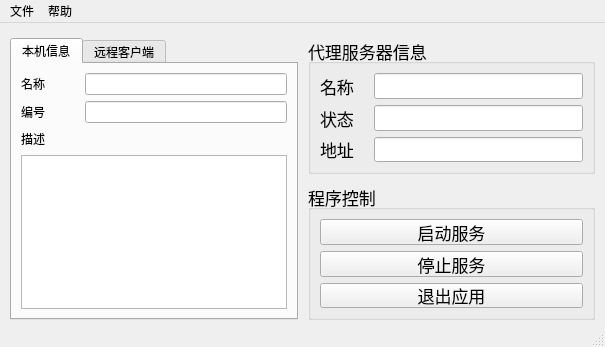
<?xml version="1.0" encoding="UTF-8"?>
<ui version="4.0">
 <class>MainFormUI</class>
 <widget class="QMainWindow" name="MainFormUI">
  <property name="geometry">
   <rect>
    <x>0</x>
    <y>0</y>
    <width>605</width>
    <height>347</height>
   </rect>
  </property>
  <property name="minimumSize">
   <size>
    <width>605</width>
    <height>347</height>
   </size>
  </property>
  <property name="maximumSize">
   <size>
    <width>605</width>
    <height>347</height>
   </size>
  </property>
  <property name="windowTitle">
   <string>微软远程桌面——内网穿透助手 Mac版</string>
  </property>
  <widget class="QWidget" name="centralwidget">
   <layout class="QGridLayout" name="gridLayout_2">
    <property name="leftMargin">
     <number>10</number>
    </property>
    <property name="topMargin">
     <number>15</number>
    </property>
    <property name="rightMargin">
     <number>10</number>
    </property>
    <property name="bottomMargin">
     <number>5</number>
    </property>
    <property name="spacing">
     <number>10</number>
    </property>
    <item row="0" column="0" rowspan="2">
     <widget class="QTabWidget" name="tabWidget">
      <property name="minimumSize">
       <size>
        <width>0</width>
        <height>0</height>
       </size>
      </property>
      <property name="maximumSize">
       <size>
        <width>1010</width>
        <height>100101</height>
       </size>
      </property>
      <property name="currentIndex">
       <number>0</number>
      </property>
      <widget class="QWidget" name="tabLocal">
       <attribute name="title">
        <string>本机信息</string>
       </attribute>
       <layout class="QGridLayout" name="gridLayout">
        <item row="0" column="0">
         <layout class="QHBoxLayout" name="horizontalLayout">
          <property name="spacing">
           <number>40</number>
          </property>
          <item>
           <widget class="QLabel" name="label">
            <property name="text">
             <string>名称</string>
            </property>
           </widget>
          </item>
          <item>
           <widget class="QLineEdit" name="lineEditLocalName">
            <property name="font">
             <font>
              <italic>true</italic>
             </font>
            </property>
            <property name="alignment">
             <set>Qt::AlignCenter</set>
            </property>
            <property name="readOnly">
             <bool>true</bool>
            </property>
           </widget>
          </item>
         </layout>
        </item>
        <item row="1" column="0">
         <layout class="QHBoxLayout" name="horizontalLayout_2">
          <property name="spacing">
           <number>40</number>
          </property>
          <item>
           <widget class="QLabel" name="label_2">
            <property name="text">
             <string>编号</string>
            </property>
           </widget>
          </item>
          <item>
           <widget class="QLineEdit" name="lineEditClientID">
            <property name="font">
             <font>
              <weight>75</weight>
              <bold>true</bold>
             </font>
            </property>
            <property name="alignment">
             <set>Qt::AlignCenter</set>
            </property>
            <property name="readOnly">
             <bool>true</bool>
            </property>
           </widget>
          </item>
         </layout>
        </item>
        <item row="2" column="0">
         <layout class="QHBoxLayout" name="horizontalLayout_3">
          <item>
           <widget class="QLabel" name="label_3">
            <property name="text">
             <string>描述</string>
            </property>
           </widget>
          </item>
          <item>
           <spacer name="horizontalSpacer">
            <property name="orientation">
             <enum>Qt::Horizontal</enum>
            </property>
            <property name="sizeHint" stdset="0">
             <size>
              <width>40</width>
              <height>20</height>
             </size>
            </property>
           </spacer>
          </item>
         </layout>
        </item>
        <item row="3" column="0">
         <widget class="QPlainTextEdit" name="plainTextEditLocalDescription">
          <property name="readOnly">
           <bool>true</bool>
          </property>
         </widget>
        </item>
       </layout>
      </widget>
      <widget class="QWidget" name="tabRemoteClients">
       <attribute name="title">
        <string>远程客户端</string>
       </attribute>
       <layout class="QHBoxLayout" name="horizontalLayout_5">
        <item>
         <layout class="QVBoxLayout" name="verticalLayout_2">
          <property name="spacing">
           <number>10</number>
          </property>
          <property name="leftMargin">
           <number>0</number>
          </property>
          <property name="bottomMargin">
           <number>0</number>
          </property>
          <item>
           <widget class="QListWidget" name="listWidgetRemoteClients"/>
          </item>
          <item>
           <layout class="QHBoxLayout" name="horizontalLayout_4">
            <property name="spacing">
             <number>30</number>
            </property>
            <item>
             <widget class="QPushButton" name="pushButtonUpdateRemoteList">
              <property name="text">
               <string>更新</string>
              </property>
             </widget>
            </item>
            <item>
             <widget class="QPushButton" name="pushButtonControlConnection">
              <property name="text">
               <string>连接</string>
              </property>
             </widget>
            </item>
           </layout>
          </item>
         </layout>
        </item>
       </layout>
      </widget>
     </widget>
    </item>
    <item row="0" column="1">
     <widget class="QGroupBox" name="groupBox">
      <property name="font">
       <font>
        <pointsize>13</pointsize>
       </font>
      </property>
      <property name="title">
       <string>代理服务器信息</string>
      </property>
      <layout class="QVBoxLayout" name="verticalLayout">
       <item>
        <layout class="QHBoxLayout" name="horizontalLayout_6">
         <property name="spacing">
          <number>20</number>
         </property>
         <item>
          <widget class="QLabel" name="label_4">
           <property name="text">
            <string>名称</string>
           </property>
          </widget>
         </item>
         <item>
          <widget class="QLineEdit" name="lineEditServerName">
           <property name="font">
            <font>
             <weight>75</weight>
             <bold>true</bold>
            </font>
           </property>
           <property name="alignment">
            <set>Qt::AlignCenter</set>
           </property>
           <property name="readOnly">
            <bool>true</bool>
           </property>
          </widget>
         </item>
        </layout>
       </item>
       <item>
        <layout class="QHBoxLayout" name="horizontalLayout_7">
         <property name="spacing">
          <number>20</number>
         </property>
         <item>
          <widget class="QLabel" name="label_5">
           <property name="text">
            <string>状态</string>
           </property>
          </widget>
         </item>
         <item>
          <widget class="QLineEdit" name="lineEditConnectionStatus">
           <property name="font">
            <font>
             <weight>75</weight>
             <bold>true</bold>
            </font>
           </property>
           <property name="alignment">
            <set>Qt::AlignCenter</set>
           </property>
           <property name="readOnly">
            <bool>true</bool>
           </property>
          </widget>
         </item>
        </layout>
       </item>
       <item>
        <layout class="QHBoxLayout" name="horizontalLayout_8">
         <property name="spacing">
          <number>20</number>
         </property>
         <item>
          <widget class="QLabel" name="label_6">
           <property name="text">
            <string>地址</string>
           </property>
          </widget>
         </item>
         <item>
          <widget class="QLineEdit" name="lineEditHostName">
           <property name="font">
            <font>
             <weight>75</weight>
             <bold>true</bold>
            </font>
           </property>
           <property name="alignment">
            <set>Qt::AlignCenter</set>
           </property>
           <property name="readOnly">
            <bool>true</bool>
           </property>
          </widget>
         </item>
        </layout>
       </item>
      </layout>
     </widget>
    </item>
    <item row="1" column="1">
     <widget class="QGroupBox" name="groupBox_2">
      <property name="font">
       <font>
        <pointsize>13</pointsize>
       </font>
      </property>
      <property name="title">
       <string>程序控制</string>
      </property>
      <layout class="QHBoxLayout" name="horizontalLayout_9">
       <item>
        <layout class="QVBoxLayout" name="verticalLayout_3">
         <item>
          <widget class="QPushButton" name="pushButtonStartService">
           <property name="text">
            <string>启动服务</string>
           </property>
          </widget>
         </item>
         <item>
          <widget class="QPushButton" name="pushButtonStopService">
           <property name="text">
            <string>停止服务</string>
           </property>
          </widget>
         </item>
         <item>
          <widget class="QPushButton" name="pushButtonQuit">
           <property name="text">
            <string>退出应用</string>
           </property>
          </widget>
         </item>
        </layout>
       </item>
      </layout>
     </widget>
    </item>
   </layout>
  </widget>
  <widget class="QMenuBar" name="menubar">
   <property name="geometry">
    <rect>
     <x>0</x>
     <y>0</y>
     <width>605</width>
     <height>22</height>
    </rect>
   </property>
   <property name="contextMenuPolicy">
    <enum>Qt::ActionsContextMenu</enum>
   </property>
   <widget class="QMenu" name="menuFile">
    <property name="title">
     <string>文件</string>
    </property>
    <addaction name="actionEditServer"/>
    <addaction name="actionChangeServer"/>
    <addaction name="separator"/>
    <addaction name="actionEditLocalClient"/>
    <addaction name="actionSaveLocalClient"/>
   </widget>
   <widget class="QMenu" name="menuHelp">
    <property name="title">
     <string>帮助</string>
    </property>
    <addaction name="actionAboutQt5"/>
    <addaction name="actionAboutProgram"/>
   </widget>
   <addaction name="menuFile"/>
   <addaction name="menuHelp"/>
  </widget>
  <widget class="QStatusBar" name="statusbar"/>
  <action name="actionEditServer">
   <property name="text">
    <string>编辑代理服务器</string>
   </property>
   <property name="shortcut">
    <string>Ctrl+Shift+E</string>
   </property>
  </action>
  <action name="actionChangeServer">
   <property name="text">
    <string>更换代理服务器</string>
   </property>
   <property name="shortcut">
    <string>Ctrl+Shift+C</string>
   </property>
  </action>
  <action name="actionEditLocalClient">
   <property name="text">
    <string>编辑本机信息</string>
   </property>
   <property name="shortcut">
    <string>Ctrl+Shift+L</string>
   </property>
  </action>
  <action name="actionSaveLocalClient">
   <property name="text">
    <string>保存本机信息</string>
   </property>
   <property name="shortcut">
    <string>Ctrl+Shift+S</string>
   </property>
  </action>
  <action name="actionAboutQt5">
   <property name="text">
    <string>关于Qt 5</string>
   </property>
   <property name="shortcut">
    <string>Shift+Q</string>
   </property>
  </action>
  <action name="actionAboutProgram">
   <property name="text">
    <string>关于应用</string>
   </property>
   <property name="shortcut">
    <string>Ctrl+Shift+A</string>
   </property>
  </action>
 </widget>
 <tabstops>
  <tabstop>tabWidget</tabstop>
  <tabstop>lineEditLocalName</tabstop>
  <tabstop>lineEditClientID</tabstop>
  <tabstop>plainTextEditLocalDescription</tabstop>
  <tabstop>lineEditServerName</tabstop>
  <tabstop>lineEditConnectionStatus</tabstop>
  <tabstop>lineEditHostName</tabstop>
  <tabstop>pushButtonStartService</tabstop>
  <tabstop>pushButtonStopService</tabstop>
  <tabstop>pushButtonQuit</tabstop>
  <tabstop>listWidgetRemoteClients</tabstop>
  <tabstop>pushButtonUpdateRemoteList</tabstop>
  <tabstop>pushButtonControlConnection</tabstop>
 </tabstops>
 <resources/>
 <connections/>
</ui>
